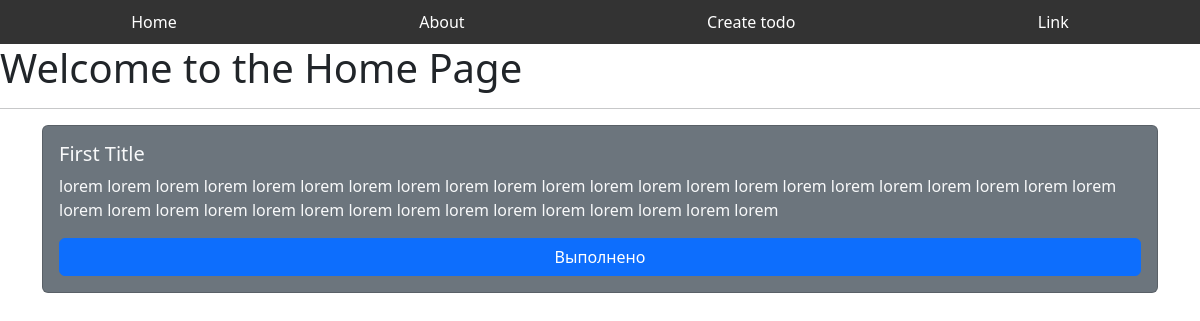
Before: / with the older database file.
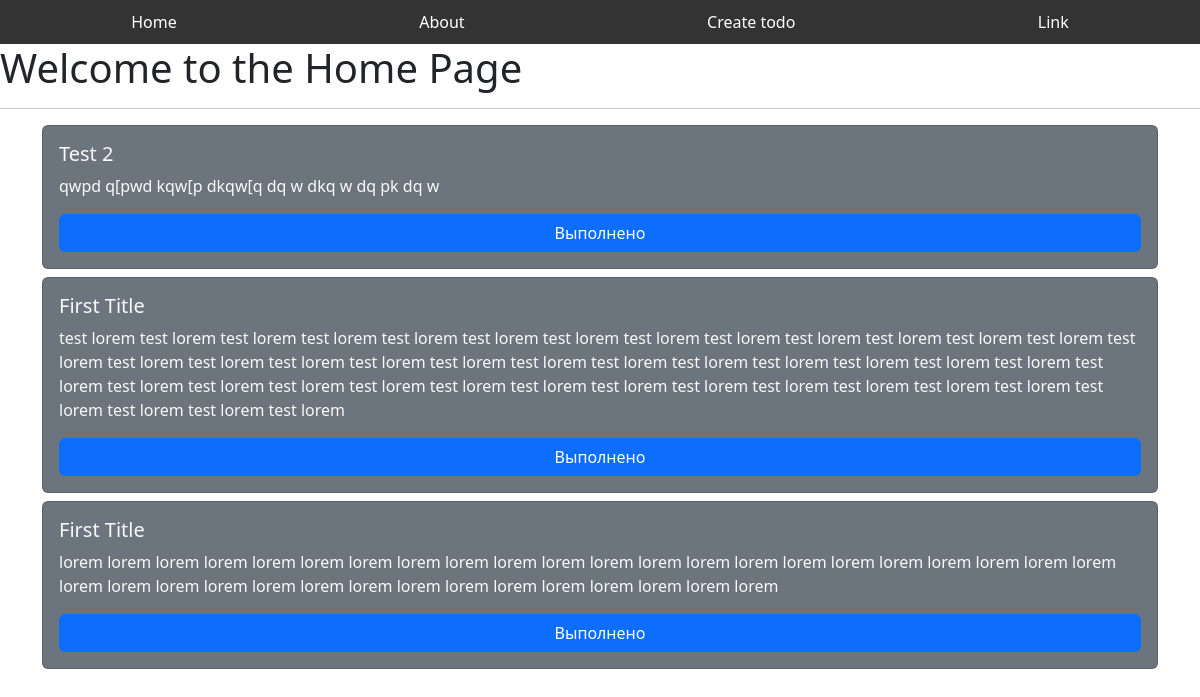
After: the same page with the newer database file.
### main/models.py (models this page shows, shortened)
class Todos(models.Model):
    title = models.CharField(max_length=50) # Название задачи
    owner = models.CharField(max_length=50) # Владелец задачи
    description = models.TextField() # Описание задачи
    deadline = models.DateField() # Дедлайн задачи (время выполнения)
    completed = models.BooleanField(default=False) # Статус задачи (выполнена/нет)
    created_at = models.DateTimeField(auto_now_add=True) # Время создания задачи
    updated_at = models.DateTimeField(auto_now=True) # Время последнего обновления задачи
    color = models.CharField(max_length=20, default='black') # Цвет задачи
    background_color = models.CharField(max_length=20, default='#f8f9fa') # Цвет фона задачи
    class Meta:
        verbose_name = 'Todo'
        verbose_name_plural = 'Todos'
        ordering = ['-created_at']

### main/views.py (the view)
# urls.py: path("", home_page, name="home"),
def home_page(request):
    todos = Todos.objects.all()
    context = {
        "title": "Welcome to the Home Page",
        "todos": todos.order_by("-created_at")
    }
    return render(request, 'home.html', context)

### main/templates/home.html
{% extends 'base.html' %}
{% block content %}
<h1>{{ title }}</h1>
<hr />
<div class="container">
  {% for item in todos %}
  <div class="card p-3 mb-2 bg-secondary text-light">
    <h5 class="card-title">{{ item.title|title }}</h5>
    <p class="card-text">{{ item.description }}</p>
    <a href="#" class="btn btn-primary">Выполнено</a>
  </div>
  {% endfor %}
</div>
{% endblock %}

### templates/base.html (shortened to what this page needs)
{% load django_bootstrap5 %}
{% bootstrap_css %}
<!DOCTYPE html>
<html lang="en">
<head>
</head>
<body>
    {% include "navbar.html" %}
    <div id="block-content">
        {% block content %}
        {% endblock content %}
    </div>
</body>
</html>

### templates/navbar.html (shortened to what this page needs)
<nav>
    <a href="{% url 'home' %}">Home</a>
    <a href="{% url 'about' %}">About</a>
    <a href="{% url 'create_todo' %}">Create todo</a>
    <a href="#">Link</a>
</nav>

### templates/navbar.html (style rules this page uses)
nav { display: flex; justify-content: space-around; background-color: #333; color: white; padding: 10px; }
nav a { color: white; text-decoration: none; }

Changed rows visible on the page:
added Todos: title "Test 2", description "qwpd q[pwd kqw[p dkqw[q dq w dkq w dq pk dq w"
added Todos: title "First Title", description "test lorem test lorem test lorem test lorem test lorem test lorem test lorem test lorem test lorem test lorem test lorem test lorem test lorem test lorem test lorem test lorem test lorem test lorem test lorem test lorem test lorem test lorem test lorem test lorem test lorem test lorem test lorem test lorem test lorem test lorem test lorem test lorem test lorem test lorem test lorem test lorem test lorem test lorem test lorem test lorem test lorem test lorem test lorem"
